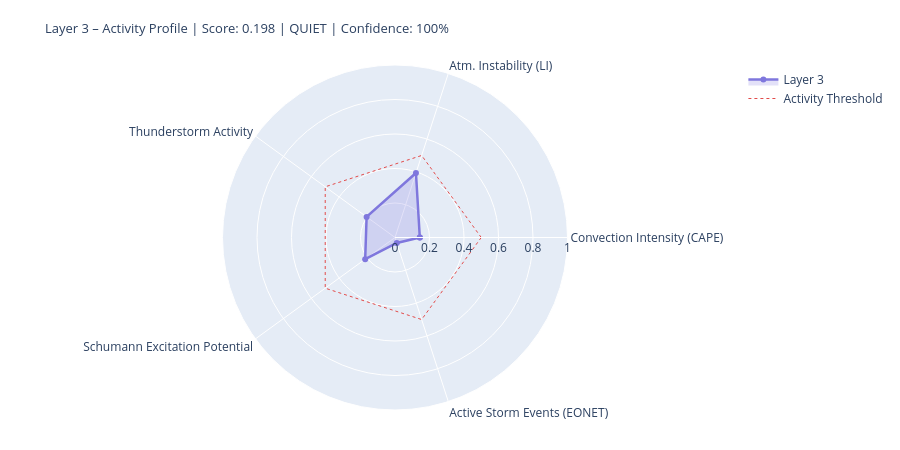

The notebook cell this image was saved under:
### Markdown cell above
---
## 4. State Assessment & Handoff to Layer 4/5

### Code cell
# ============================================================
# LAYER-3-SCORE
# Five dynamic components
# ============================================================

def norm(v, lo, hi):
    if v is None or (isinstance(v, float) and math.isnan(v)): return None
    return round(max(0.0, min(1.0, (v - lo) / (hi - lo))), 4)

# --- 1) Convection intensity (global CAPE mean) ---
cape_mean = df_atm['cape'].dropna().mean() if not df_atm.empty else None
conv_score = norm(cape_mean, 0, 3000)
conv_src   = 'primary' if cape_mean is not None else 'missing'

# --- 2) Atmospheric instability (LI mean) ---
li_mean   = df_atm['li'].dropna().mean() if not df_atm.empty else None
# Negative LI = unstable → higher score
instab_score = norm(-li_mean if li_mean is not None else None, -6, 6)
instab_src   = 'primary' if li_mean is not None else 'missing'

# --- 3) Thunderstorm activity (mean thunder score + WMO count) ---
thunder_mean = df_atm['thunder_score'].mean() if not df_atm.empty else None
n_thunder    = int(df_atm['thunderstorm'].sum()) if not df_atm.empty else 0
thunder_score_val = norm(
    (thunder_mean or 0) * 0.7 + n_thunder * 0.1, 0, 1.0
) if thunder_mean is not None else None
thunder_src = 'primary'

# --- 4) Schumann excitation potential (weighted Schumann contribution) ---
schumann_pot = df_atm['schumann_contribution'].mean() if not df_atm.empty else None
# Boosted by Layer-2 thunderstorm trigger
if schumann_pot is not None and l2_thunder:
    schumann_pot = min(1.0, schumann_pot * 1.2)
schumann_score = norm(schumann_pot, 0, 1.0) if schumann_pot is not None else None
schumann_src   = 'derived'

# --- 5) Storm activity (NASA EONET) ---
# Distinction: None = data not loaded, 0.0 = loaded but no events
storm_score = None
storm_src   = 'missing'
if raw.get('storms') is not None:          # API reached successfully
    storm_score = norm(len(storm_events), 0, 30) if storm_events else 0.0
    storm_src   = 'primary'

# X-Ray and Kp: context only, not in dynamic score
# (X-Ray = Layer-0/4 driver; Kp = geomagnetic index, not a lightning proxy)
xray_context = None
if raw.get('xray'):
    df_xc = pd.DataFrame(raw['xray'])
    fc = next((c for c in df_xc.columns
               if any(k in c.lower() for k in ['flux','long']) and 'time' not in c.lower()),
              df_xc.columns[1])
    df_xc[fc] = pd.to_numeric(df_xc[fc], errors='coerce')
    xray_last = df_xc[fc].dropna().iloc[-1] if not df_xc[fc].dropna().empty else None
    if xray_last:
        xray_class = ('X' if xray_last>=1e-4 else 'M' if xray_last>=1e-5
                      else 'C' if xray_last>=1e-6 else 'B')
        xray_context = {'flux': float(xray_last), 'class': xray_class}
        print(f'X-Ray context: {xray_class}-class ({xray_last:.2e} W/m²)')

# --- Aggregate ---
COMPONENTS = {
    'Convection Intensity (CAPE)':  {'score': conv_score,       'source': conv_src,    'dynamic': True},
    'Atm. Instability (LI)':         {'score': instab_score,     'source': instab_src,  'dynamic': True},
    'Thunderstorm Activity':              {'score': thunder_score_val, 'source': thunder_src, 'dynamic': True},
    'Schumann Excitation Potential':   {'score': schumann_score,   'source': schumann_src,'dynamic': True},
    'Active Storm Events (EONET)': {'score': storm_score,      'source': storm_src,   'dynamic': True},
}

available   = {k: v['score'] for k, v in COMPONENTS.items() if v['score'] is not None}
unavailable = [k for k, v in COMPONENTS.items() if v['score'] is None]
layer3_score = round(sum(available.values()) / len(available), 4) if available else None
confidence   = round(len(available) / len(COMPONENTS), 2)
level = ('unknown' if layer3_score is None
         else 'quiet'   if layer3_score < 0.3
         else 'moderate' if layer3_score < 0.6
         else 'active')
dominant_l3 = max(available, key=available.get) if available else 'none'

# --- Ausgabe ---
W = 68
print('=' * W)
print('LAYER 3 – ATMOSPHERE / WEATHER / THUNDERSTORMS – STATE ASSESSMENT')
print('=' * W)
for name, comp in COMPONENTS.items():
    s = comp['score']
    if s is not None:
        bar = '█' * int(s * 20) + '░' * (20 - int(s * 20))
        print(f'  {name:<36} {bar}  {s:.3f}  [{comp["source"]}]')
    else:
        print(f'  {name:<36} {"─" * 20}  n/a   [missing]')
print('-' * W)
print(f'  Score:        {layer3_score:.3f}  ({len(available)}/{len(COMPONENTS)} components)')
print(f'  Confidence:   {confidence:.0%}')
print(f'  Level:        {level.upper()}')
print(f'  Dominant:     {dominant_l3}')
print(f'  CAPE mean:    {cape_mean:.0f} J/kg' if cape_mean else '  CAPE mean:    n/a')
print(f'  LI mean:      {li_mean:.1f} K' if li_mean is not None else '  LI mean:      n/a')
print(f'  Thunderstorms:{n_thunder} points (WMO)  +  {len(storm_events)} NASA EONET')
print('=' * W)

# Radar
cats   = list(available.keys())
vals_r = list(available.values())
if len(cats) >= 3:
    fig = go.Figure()
    fig.add_trace(go.Scatterpolar(
        r=vals_r + [vals_r[0]], theta=cats + [cats[0]],
        fill='toself', fillcolor='rgba(127,119,221,0.22)',
        line=dict(color='#7F77DD', width=2.5), name='Layer 3'
    ))
    fig.add_trace(go.Scatterpolar(
        r=[0.5] * (len(cats)+1), theta=cats + [cats[0]],
        line=dict(color='#E24B4A', dash='dot', width=1),
        mode='lines', name='Activity Threshold'
    ))
    fig.update_layout(
        title=dict(
            text=f'Layer 3 – Activity Profile | Score: {layer3_score:.3f} | {level.upper()} | Confidence: {confidence:.0%}',
            font=dict(size=13)
        ),
        polar=dict(radialaxis=dict(visible=True, range=[0, 1])),
        height=450, showlegend=True,
        margin=dict(l=60, r=60, t=65, b=40)
    )
    fig.show()

### Figure 1 — Plotly figure (JSON) as saved in the notebook; plotly's stock layout.template omitted (floating-point values rounded to 4 significant figures)
{"data": [{"fill": "toself", "fillcolor": "rgba(127,119,221,0.22)", "line": {"color": "#7F77DD", "width": 2.5}, "name": "Layer 3", "r": [0.1439, 0.3931, 0.2034, 0.2137, 0.0333, 0.1439], "theta": ["Convection Intensity (CAPE)", "Atm. Instability (LI)", "Thunderstorm Activity", "Schumann Excitation Potential", "Active Storm Events (EONET)", "Convection Intensity (CAPE)"], "type": "scatterpolar"}, {"line": {"color": "#E24B4A", "dash": "dot", "width": 1}, "mode": "lines", "name": "Activity Threshold", "r": [0.5, 0.5, 0.5, 0.5, 0.5, 0.5], "theta": ["Convection Intensity (CAPE)", "Atm. Instability (LI)", "Thunderstorm Activity", "Schumann Excitation Potential", "Active Storm Events (EONET)", "Convection Intensity (CAPE)"], "type": "scatterpolar"}], "layout": {"height": 450, "margin": {"b": 40, "l": 60, "r": 60, "t": 65}, "polar": {"radialaxis": {"range": [0, 1], "visible": true}}, "showlegend": true, "title": {"font": {"size": 13}, "text": "Layer 3 – Activity Profile | Score: 0.198 | QUIET | Confidence: 100%"}}}
